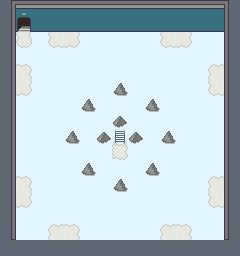

The image is a tile-based game level rendered from a .tmx file. Its description and source (layers, tilesets, objects; grid data summarised) follow:
An orthogonal 15x16 tile map with 16x16 px tiles, 2 tile layers (Tile Layer 1, Tile Layer 2), 8 tilesets and 11 objects (3x Monster, 2x NPC, 2x Door).

<map version="1.9" tiledversion="1.9.0" orientation="orthogonal" renderorder="right-down" width="15" height="16" tilewidth="16" tileheight="16" infinite="0" backgroundcolor="#e1f5fe" nextlayerid="11" nextobjectid="78">
 <properties>
  <property name="action" value="(map-name &quot;XEONJIA TOWER – 4F&quot;)" />
  <property name="can-escape" type="bool" value="false" />
  <property name="disable-worldmap" type="bool" value="true" />
  <property name="map-name" value="XEONJIA TOWER – 4F" />
  <property name="music" value="tower" />
 </properties>
 <tileset firstgid="1" source="../tilesets/outdoor-1.tsx" />
 <tileset firstgid="129" source="../tilesets/monsters.tsx" />
 <tileset firstgid="204" source="../tilesets/npc_common.tsx" />
 <tileset firstgid="256" source="../tilesets/outdoor-2.tsx" />
 <tileset firstgid="416" source="../tilesets/outdoor-3.tsx" />
 <tileset firstgid="544" source="../tilesets/npc_main.tsx" />
 <tileset firstgid="576" source="../tilesets/tower.tsx" />
 <tileset firstgid="640" source="../tilesets/basic.tsx" />
 <layer id="1" name="Tile Layer 1" width="15" height="16">
  <data>[240 cells, 101 non-empty, 20 distinct tile ids]</data>
 </layer>
 <objectgroup id="9" name="npc">
  <object id="63" class="NPC" gid="556" x="48" y="48" width="16" height="16">
   <properties>
    <property name="action">(if  (= (enemies-count) 0)
  (begin
    (dialog '(("/_happy" "We won! We are strong!\nLet's move on.")))
    (wait)
    (leave-npc 63))
  (dialog '(("/_happy" "Hi!"))))</property>
    <property name="actionOnEvent">(if (get "x4-safe")
  (delete-me))</property>
    <property name="team" type="int" value="0" />
   </properties>
  </object>
  <object id="64" class="NPC" gid="572" x="64" y="48" width="16" height="16">
   <properties>
    <property name="action">(if  (= (enemies-count) 0)
  (begin
    (dialog '(("/" "An easy win.\nLet's move on.")))
    (wait)
    (leave-npc 64))
  (dialog '(("/" "Stay focused!"))))</property>
    <property name="actionOnEvent">(if (get "x4-safe")
  (delete-me))</property>
    <property name="team" type="int" value="0" />
   </properties>
  </object>
  <object id="67" class="Monster" gid="154" x="112" y="160" width="16" height="16">
   <properties>
    <property name="hp" type="float" value="90" />
    <property name="level" type="float" value="5" />
   </properties>
  </object>
  <object id="68" class="Monster" gid="154" x="96" y="160" width="16" height="16">
   <properties>
    <property name="hp" type="float" value="90" />
    <property name="level" type="float" value="5" />
   </properties>
  </object>
  <object id="69" class="Monster" gid="154" x="128" y="160" width="16" height="16">
   <properties>
    <property name="hp" type="float" value="90" />
    <property name="level" type="float" value="5" />
   </properties>
  </object>
 </objectgroup>
 <layer id="6" name="Tile Layer 2" width="15" height="16">
  <data>[240 cells, 0 non-empty, 0 distinct tile ids]</data>
 </layer>
 <objectgroup id="8" name="items">
  <object id="74" gid="651" x="176" y="144" width="16" height="16">
   <properties>
    <property name="healthPointsDelta" type="int" value="15" />
   </properties>
  </object>
  <object id="75" gid="651" x="112" y="208" width="16" height="16">
   <properties>
    <property name="healthPointsDelta" type="int" value="15" />
   </properties>
  </object>
  <object id="76" gid="651" x="48" y="144" width="16" height="16">
   <properties>
    <property name="healthPointsDelta" type="int" value="15" />
   </properties>
  </object>
  <object id="77" gid="651" x="112" y="80" width="16" height="16">
   <properties>
    <property name="healthPointsDelta" type="int" value="15" />
   </properties>
  </object>
 </objectgroup>
 <objectgroup id="10" name="spawn points">
  <object id="54" class="Door" x="16" y="32" width="16" height="16">
   <properties>
    <property name="mainDoor" type="bool" value="true" />
    <property name="roomId" value="x3" />
   </properties>
  </object>
  <object id="66" class="Door" x="112" y="144" width="16" height="16">
   <properties>
    <property name="roomId" value="x5" />
   </properties>
  </object>
 </objectgroup>
</map>
